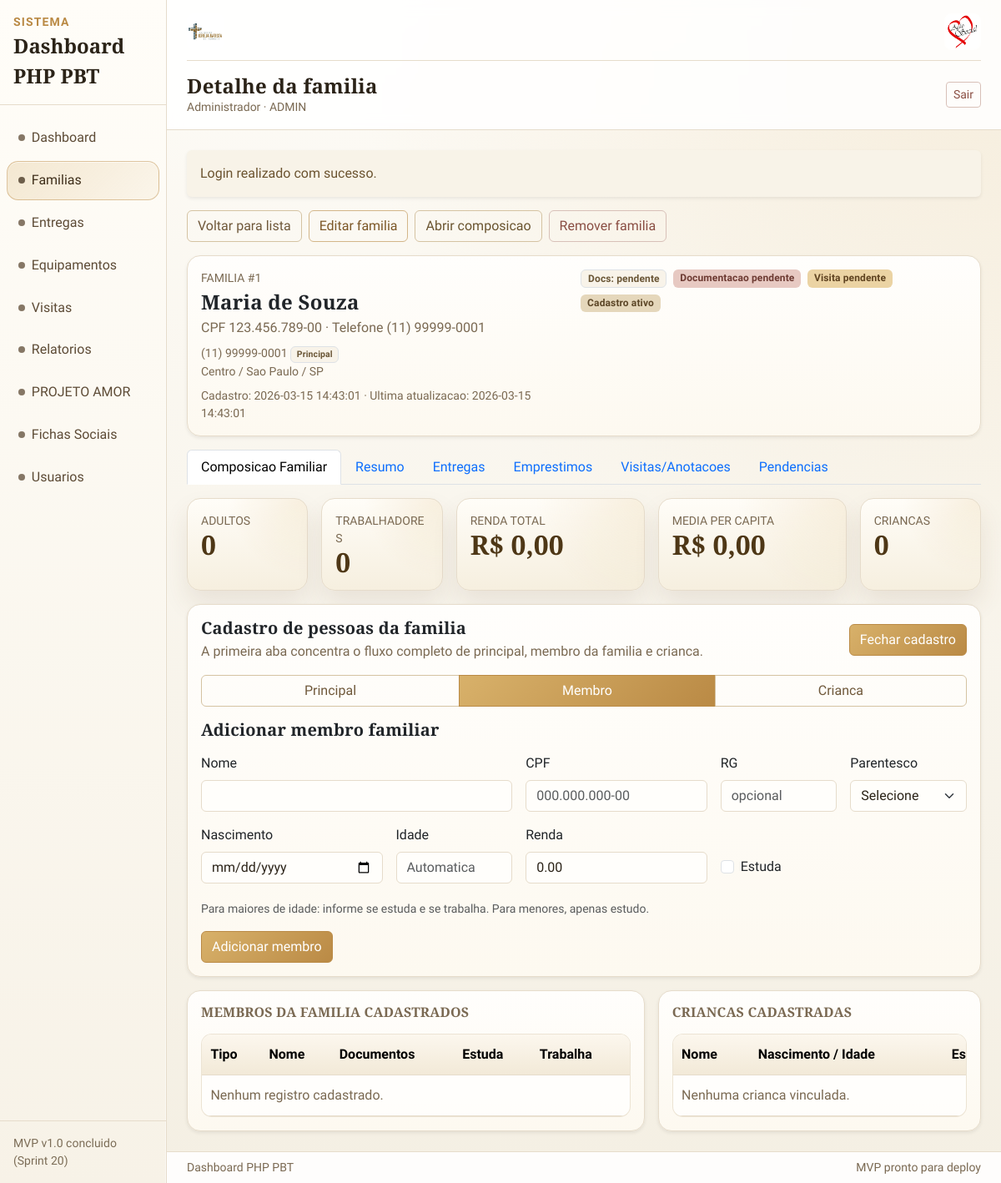
The app's page /families/show?id=1 (signed in) with its own data.
### tables this page shows
CREATE TABLE IF NOT EXISTS families (
  id INT AUTO_INCREMENT PRIMARY KEY,
  responsible_name VARCHAR(160) NOT NULL,
  cpf_responsible VARCHAR(14) NULL UNIQUE,
  rg_responsible VARCHAR(20) NULL,
  birth_date DATE NULL,
  phone VARCHAR(20) NULL,
  responsible_works TINYINT(1) NOT NULL DEFAULT 0,
  responsible_income DECIMAL(10,2) NOT NULL DEFAULT 0,
  marital_status VARCHAR(30) NULL,
  education_level VARCHAR(40) NULL,
  professional_status VARCHAR(40) NULL,
  profession_detail VARCHAR(120) NULL,
  cep VARCHAR(10) NULL,
  address VARCHAR(200) NULL,
  address_number VARCHAR(20) NULL,
  address_complement VARCHAR(120) NULL,
  neighborhood VARCHAR(80) NULL,
  city VARCHAR(80) NULL,
  state CHAR(2) NULL,
  location_reference VARCHAR(200) NULL,
  housing_type VARCHAR(60) NULL,
  rent_amount DECIMAL(10,2) NULL,
  adults_count INT NOT NULL DEFAULT 0,
  workers_count INT NOT NULL DEFAULT 0,
  family_income_total DECIMAL(10,2) NOT NULL DEFAULT 0,
  family_income_average DECIMAL(10,2) NOT NULL DEFAULT 0,
  children_count INT NOT NULL DEFAULT 0,
  documentation_status VARCHAR(30) NOT NULL DEFAULT 'ok',
  documentation_notes TEXT NULL,
  needs_visit TINYINT(1) NOT NULL DEFAULT 0,
  general_notes TEXT NULL,
  is_active TINYINT(1) NOT NULL DEFAULT 1,
  chronic_disease VARCHAR(80) NULL,
  has_physical_disability TINYINT(1) NOT NULL DEFAULT 0,
  physical_disability_details VARCHAR(200) NULL,
  uses_continuous_medication TINYINT(1) NOT NULL DEFAULT 0,
  continuous_medication_details VARCHAR(200) NULL,
  social_benefit VARCHAR(80) NULL,
  created_at DATETIME NOT NULL DEFAULT CURRENT_TIMESTAMP,
  updated_at DATETIME NULL DEFAULT NULL ON UPDATE CURRENT_TIMESTAMP,
  INDEX idx_families_responsible_name (responsible_name),
  INDEX idx_families_city_neighborhood (city, neighborhood),
  INDEX idx_families_documentation_status (documentation_status),
  INDEX idx_families_needs_visit (needs_visit),
  INDEX idx_families_is_active (is_active),
  INDEX idx_families_updated_at (updated_at)
);

### app/Views/families/show.php (the view, shortened to what the rows shown need)
<?php
$family = is_array($family ?? null) ? $family : [];
$memberForm = is_array($memberForm ?? null) ? $memberForm : [];
$memberEditMode = (bool) ($memberEditMode ?? false);
$familyId = (int) ($family['id'] ?? 0);
$activeTab = (string) ($activeTab ?? 'composition');
$personType = (string) ($personType ?? 'member');
$familyPhones = is_array($family['phones'] ?? null) ? $family['phones'] : [];
$openPersonForm = (bool) ($openPersonForm ?? false);
$memberSectionVisible = $personType === 'member';
$addressLine = (string) ($addressLine ?? '');
$memberFormAction = $memberEditMode
    ? '/families/members/update?id=' . (int) ($memberForm['id'] ?? 0) . '&family_id=' . $familyId
    : '/families/members?family_id=' . $familyId;
$hasDocumentationPending = in_array((string) ($family['documentation_status'] ?? ''), ['pendente', 'parcial'], true)
    || trim((string) ($family['documentation_notes'] ?? '')) !== '';
?>
<div class="card border-0 shadow-sm mb-3">
    <div class="card-body">
        <div class="d-flex flex-column flex-xl-row justify-content-between gap-3">
            <div>
                <div class="small text-secondary text-uppercase mb-1">Familia #<?= $familyId ?></div>
                <h2 class="h4 mb-1"><?= htmlspecialchars((string) ($family['responsible_name'] ?? '-'), ENT_QUOTES, 'UTF-8') ?></h2>
                <div class="text-secondary mb-2">
                    CPF <?= htmlspecialchars((string) ($family['cpf_responsible'] ?? '-'), ENT_QUOTES, 'UTF-8') ?>
                    · Telefone <?= htmlspecialchars((string) (($familyPhones[0]['number'] ?? '') !== '' ? (string) $familyPhones[0]['number'] : '-'), ENT_QUOTES, 'UTF-8') ?>
                </div>
                <?php if ($familyPhones !== []) : ?>
                    <div class="small text-secondary">
                        <?php foreach ($familyPhones as $phone) : ?>
                            <div>
                                <?= htmlspecialchars((string) ($phone['number'] ?? '-'), ENT_QUOTES, 'UTF-8') ?>
                                <?php if ((int) ($phone['is_primary'] ?? 0) === 1) : ?>
                                    <span class="badge text-bg-light border">Principal</span>
                                <?php endif; ?>
                            </div>
                        <?php endforeach; ?>
                    </div>
                <?php endif; ?>
                <div class="small text-secondary"><?= htmlspecialchars($addressLine !== '' ? $addressLine : '-', ENT_QUOTES, 'UTF-8') ?></div>
                <div class="small text-secondary mt-2">
                    Cadastro: <?= htmlspecialchars((string) (($family['created_at'] ?? '') ?: '-'), ENT_QUOTES, 'UTF-8') ?>
                    · Ultima atualizacao: <?= htmlspecialchars((string) (($family['updated_at'] ?? '') ?: ($family['created_at'] ?? '-')), ENT_QUOTES, 'UTF-8') ?>
                </div>
            </div>
            <div class="d-flex flex-wrap gap-2 align-content-start">
                <span class="badge text-bg-light border">Docs: <?= htmlspecialchars((string) ($family['documentation_status'] ?? 'ok'), ENT_QUOTES, 'UTF-8') ?></span>
                <?php if ($hasDocumentationPending) : ?>
                    <span class="badge text-bg-danger">Documentacao pendente</span>
                <?php else : ?>
                    <span class="badge text-bg-success">Documentacao em dia</span>
                <?php endif; ?>
                <?php if ((int) ($family['needs_visit'] ?? 0) === 1) : ?>
                    <span class="badge text-bg-warning">Visita pendente</span>
                <?php else : ?>
                    <span class="badge text-bg-success">Visita em dia</span>
                <?php endif; ?>
                <?php if ((int) ($family['is_active'] ?? 0) === 1) : ?>
                    <span class="badge text-bg-success">Cadastro ativo</span>
                <?php else : ?>
                    <span class="badge text-bg-danger">Cadastro inativo</span>
                <?php endif; ?>
            </div>
        </div>
    </div>
</div>
<?php if ($activeTab === 'composition') : ?>
    <div class="row g-3 mb-3">
        <div class="col-12 col-md-6 col-xl-2">
            <div class="card metric-card h-100"><div class="card-body">
                <div class="small text-secondary text-uppercase">Adultos</div>
                <div class="metric-value"><?= (int) ($family['adults_count'] ?? 0) ?></div>
            </div></div>
        </div>
        <div class="col-12 col-md-6 col-xl-2">
            <div class="card metric-card h-100"><div class="card-body">
                <div class="small text-secondary text-uppercase">Trabalhadores</div>
                <div class="metric-value"><?= (int) ($family['workers_count'] ?? 0) ?></div>
            </div></div>
        </div>
        <div class="col-12 col-md-6 col-xl-3">
            <div class="card metric-card h-100"><div class="card-body">
                <div class="small text-secondary text-uppercase">Renda total</div>
                <div class="metric-value">R$ <?= number_format((float) ($family['family_income_total'] ?? 0), 2, ',', '.') ?></div>
            </div></div>
        </div>
        <div class="col-12 col-md-6 col-xl-3">
            <div class="card metric-card h-100"><div class="card-body">
                <div class="small text-secondary text-uppercase">Media per capita</div>
                <div class="metric-value">R$ <?= number_format((float) ($family['family_income_average'] ?? 0), 2, ',', '.') ?></div>
            </div></div>
        </div>
        <div class="col-12 col-md-6 col-xl-2">
            <div class="card metric-card h-100"><div class="card-body">
                <div class="small text-secondary text-uppercase">Criancas</div>
                <div class="metric-value"><?= (int) ($family['children_count'] ?? 0) ?></div>
            </div></div>
        </div>
    </div>
    <div class="card border-0 shadow-sm mb-3" data-person-hub>
        <div class="card-body">
            <div class="d-flex flex-column flex-md-row justify-content-between align-items-md-center gap-2 mb-3">
                <div>
                    <h3 class="h5 mb-1">Cadastro de pessoas da familia</h3>
                    <p class="text-secondary mb-0">A primeira aba concentra o fluxo completo de principal, membro da familia e crianca.</p>
                </div>
                <button type="button" class="btn btn-teal text-white" data-person-toggle>
                </button>
            </div>
            <div data-person-panel class="<?= $openPersonForm ? '' : 'd-none' ?>" data-person-open="<?= $openPersonForm ? '1' : '0' ?>">
                <div class="btn-group mb-3 w-100" role="group" aria-label="Tipo de cadastro">
                    <button type="button" class="btn <?= $personType === 'principal' ? 'btn-teal text-white' : 'btn-outline-secondary' ?>" data-person-type-btn="principal">Principal</button>
                    <button type="button" class="btn <?= $personType === 'member' ? 'btn-teal text-white' : 'btn-outline-secondary' ?>" data-person-type-btn="member">Membro</button>
                    <button type="button" class="btn <?= $personType === 'child' ? 'btn-teal text-white' : 'btn-outline-secondary' ?>" data-person-type-btn="child">Crianca</button>
                </div>
                <div data-person-section="member" class="<?= $memberSectionVisible ? '' : 'd-none' ?>" data-member-edit-mode="<?= $memberEditMode ? '1' : '0' ?>">
                    <div class="d-flex justify-content-between align-items-center mb-3">
                        <h3 class="h5 mb-0" data-member-form-title><?= $memberEditMode ? 'Editar membro familiar' : 'Adicionar membro familiar' ?></h3>
                    </div>
                    <form method="post" action="<?= htmlspecialchars($memberFormAction, ENT_QUOTES, 'UTF-8') ?>">
                        <div class="row g-3">
                            <div class="col-12 col-md-5">
                                <label class="form-label">Nome</label>
                                <input class="form-control" name="name" required value="<?= htmlspecialchars((string) ($memberForm['name'] ?? ''), ENT_QUOTES, 'UTF-8') ?>">
                            </div>
                            <div class="col-12 col-md-3">
                                <label class="form-label">CPF</label>
                                <input class="form-control" name="cpf" required placeholder="000.000.000-00" value="<?= htmlspecialchars((string) ($memberForm['cpf'] ?? ''), ENT_QUOTES, 'UTF-8') ?>">
                            </div>
                            <div class="col-12 col-md-2">
                                <label class="form-label">RG</label>
                                <input class="form-control" name="rg" placeholder="opcional" value="<?= htmlspecialchars((string) ($memberForm['rg'] ?? ''), ENT_QUOTES, 'UTF-8') ?>">
                            </div>
                            <div class="col-12 col-md-2" data-member-relationship-group>
                                <label class="form-label">Parentesco</label>
                                <select class="form-select" name="relationship">
                                    <option value="">Selecione</option>
                                </select>
                            </div>
                            <div class="col-12 col-md-3">
                                <label class="form-label">Nascimento</label>
                                <input type="date" class="form-control" name="birth_date" value="<?= htmlspecialchars((string) ($memberForm['birth_date'] ?? ''), ENT_QUOTES, 'UTF-8') ?>">
                            </div>
                            <div class="col-12 col-md-2">
                                <label class="form-label">Idade</label>
                                <input type="text" class="form-control" data-family-age-display readonly tabindex="-1" placeholder="Automatica">
                            </div>
                            <div class="col-12 col-md-3">
                                <label class="form-label">Renda</label>
                                <input class="form-control" name="income" value="<?= htmlspecialchars((string) ($memberForm['income'] ?? '0.00'), ENT_QUOTES, 'UTF-8') ?>">
                            </div>
                            <div class="col-12 col-md-3 d-flex align-items-end">
                                <div class="form-check mb-2">
                                    <input class="form-check-input" type="checkbox" id="member_studies" name="studies" value="1" <?= ((int) ($memberForm['studies'] ?? 0) === 1) ? 'checked' : '' ?>>
                                    <label class="form-check-label" for="member_studies">Estuda</label>
                                </div>
                            </div>
                            <div class="col-12">
                                <div class="form-text">Para maiores de idade: informe se estuda e se trabalha. Para menores, apenas estudo.</div>
                            </div>
                        </div>
                        <div class="mt-3 d-flex gap-2">
                            <button type="submit" class="btn btn-teal text-white" data-member-submit-label><?= $memberEditMode ? 'Salvar membro' : 'Adicionar membro' ?></button>
                        </div>
                    </form>
                </div>
            </div>
        </div>
    </div>
<?php endif; ?>
<?php if ($activeTab === 'composition') : ?>
    <div class="row g-3">
        <div class="col-12 col-xl-7">
            <div class="card border-0 shadow-sm h-100">
                <div class="card-body">
                    <div class="table-responsive">
                        <table class="table align-middle mb-0">
                            <thead>
                                <tr>
                                    <th>Tipo</th>
                                    <th>Nome</th>
                                    <th>Documentos</th>
                                    <th>Estuda</th>
                                    <th>Trabalha</th>
                                    <th>Renda</th>
                                </tr>
                            </thead>
                        </table>
                    </div>
                </div>
            </div>
        </div>
        <div class="col-12 col-xl-5">
            <div class="card border-0 shadow-sm h-100">
                <div class="card-body">
                    <div class="table-responsive">
                        <table class="table align-middle mb-0">
                            <thead>
                                <tr>
                                    <th>Nome</th>
                                    <th>Nascimento / Idade</th>
                                    <th>Estuda</th>
                                </tr>
                            </thead>
                        </table>
                    </div>
                </div>
            </div>
        </div>
    </div>
<?php endif; ?>

### records on screen
families: id "1", responsible_name "Maria de Souza", cpf_responsible "123.456.789-00", phone "(11) 99999-0001", created_at "2026-03-15 14:43:01", documentation_status "pendente", adults_count "0", workers_count "0", family_income_total "0,00", family_income_average "0,00", children_count "0"

### other values on screen
$layoutAppName "Dashboard PHP PBT"
$item['label'] "Dashboard"
$item['label'] "Familias"
$item['label'] "Entregas"
$item['label'] "Equipamentos"
$item['label'] "Visitas"
$item['label'] "Relatorios"
$item['label'] "PROJETO AMOR"
$item['label'] "Fichas Sociais"
$item['label'] "Usuarios"
$layoutTitle "Detalhe da familia"
$layoutUserName "Administrador"
$layoutUserRole "ADMIN"
$success "Login realizado com sucesso."
$addressLine !== '' ? $addressLine : '-' "Centro / Sao Paulo / SP"
